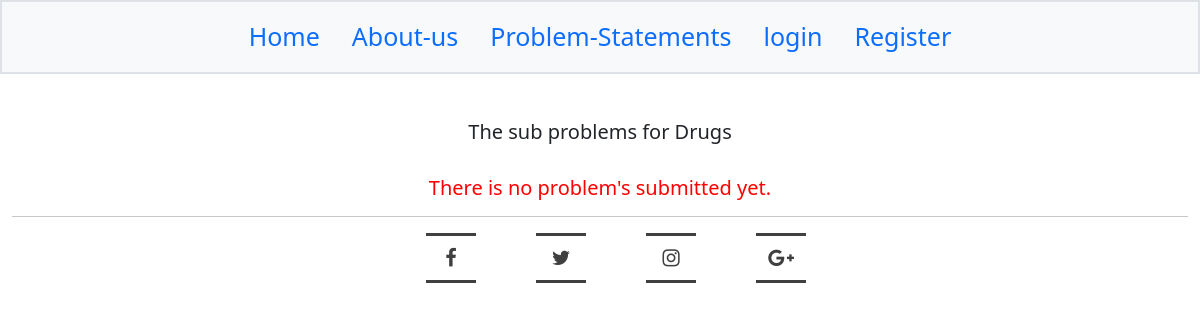
The app's page /problem_statements/2/view-problems/, older data.
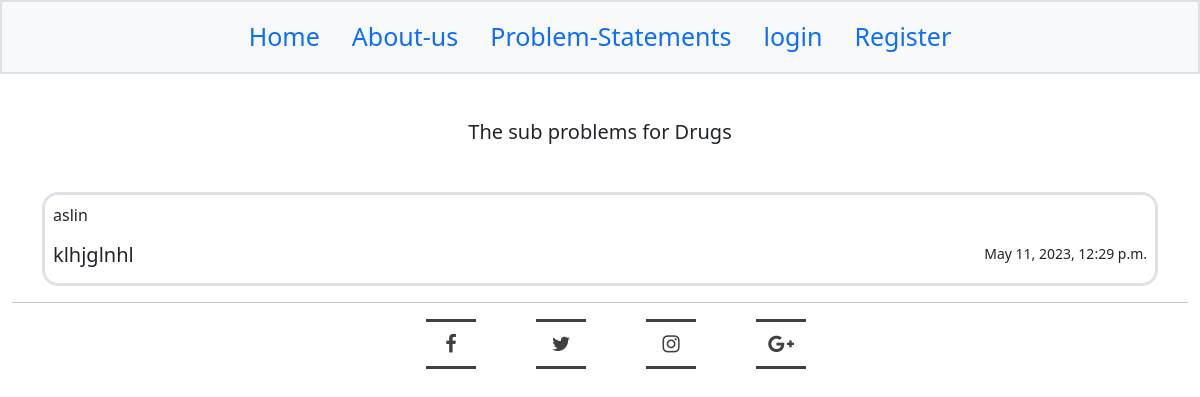
The same page, newer data.
### nation_book/models.py (models this page shows, shortened)
class SmallProblems(models.Model):
    body=models.TextField(default='')
    time=models.DateTimeField(auto_now_add=True)
    post=models.ForeignKey(ProblemStatement,on_delete=models.CASCADE)
    author=models.CharField(max_length=200)
    class Meta:
        ordering = ['-time']

### nation_book/views.py (the view)
# urls.py: path('problem_statements/<int:pk>/view-problems/',views.view_problems,name='view_problems'),
def view_problems(request,pk):
    comments=SmallProblems.objects.filter(post=pk)
    problem=ProblemStatement.objects.get(pk=pk)
    return render(request,'sub-problems.html',{'comments':comments,'problem':problem})

### nation_book/models.py (called while the page is built)
    def __str__(self):
        return self.problem_name

### nation_book/templates/sub-problems.html
{% extends 'base.html' %}
{% load static %}
{% block content %}
<br><br><br>
<div class="mt-5">
  <center><h5>The sub problems for  {{problem}}</h5></center><br>
  {% if comments|length == 0 %}
  <center><h5 style="color:red">There is no problem's submitted yet.</h5></center>
  {% else %}
  {% for comment in comments %}
  <div class="container mt-3">
    <div class="container p-2 border border-3 rounded-4">
      <p class="">{{comment.author}}</p>
      <small class="float-end">{{comment.time}}</small>
      <h5>{{comment.body}}</h5>
    </div>
  </div>
</div>
  {% endfor %}
{%endif%}
{% endblock %}

Row changes from the older to the newer data that the page shows:
added SmallProblems: author "aslin", time "May 11, 2023, 12:29 p.m.", body "klhjglnhl"
Text that changed along with them:
text no longer shown: "There is no problem's submitted yet."
